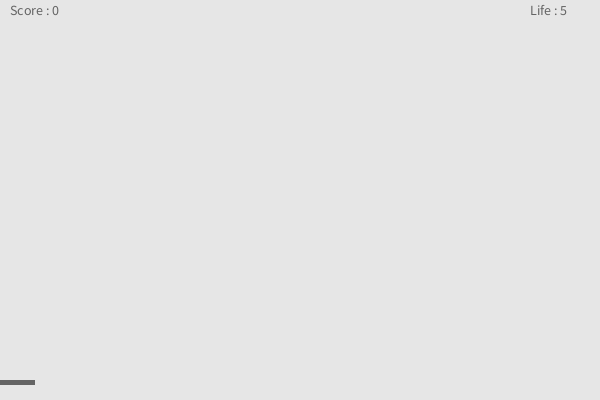
Frame 1 (no input)
Frame 60 (the mouse pressed at the canvas centre just before this capture): identical to frame 1, image omitted
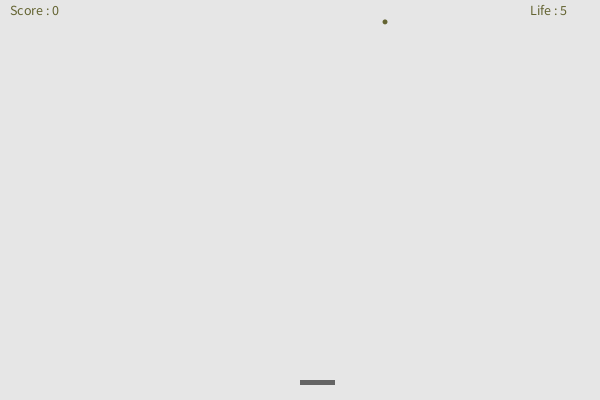
Frame 120 (the mouse held since frame 60 and released just before this capture)

The Processing sketch that drew these frames (run headless with seeded random() and noise(); from frame 60 on, the mouse is pressed at the canvas centre):

// Processing sketch: rain_game
// ── rain_game.pde
Catcher hand;
ArrayList<Rain> rain = new ArrayList<Rain>();

int sec = 100;
float acc = 0.01;

int life = 5;
int score = 0;


void setup() {
  size(600, 400);
  hand = new Catcher();
}

void draw() {
  background(230);
  hand.cDraw(mouseX);

  if (frameCount%sec == 0) {
    rain.add(new Rain(acc));
    acc += 0.0025;
  }


  for (int i = rain.size() - 1; i >= 0; i--) {
    Rain r = rain.get(i);
    r.display();
    r.update();

    if (r.touched(hand)) {
      score++;
      rain.remove(i);
    }
    if (r.ground()) {
      life--;
      println(1);
      rain.remove(i);
    }
  }

  textSize(14);
  String s = "Score : ";
  text(s + score, 10, 15);

  String l = "Life : ";
  text(l + life, width - 70, 15);

  if (life <= 0) {
    background(20);
    textSize(25);
    textAlign(CENTER);
    String t = "Game Over";
    String r = "Press _r_ to Restart";
    text(t, width/2, height/2);
    textSize(18);
    text(r, width/2, height/2 + 50);
    for (int i = rain.size() - 1; i >= 0; i--) {
      rain.remove(i);
    }
    noLoop();
  }
  println(rain.size());
}

void keyPressed() {
  if (key == 'r') {
    life = 5;
    score = 0;
    rain = new ArrayList<Rain>();
    loop();
  }
}

// ── catcher.pde
class Catcher {

  float cX;
  float cY;
  int cWidth;
  int cHeight;

  Catcher() {
    cX = width/2;
    cY = height - 20;
    cWidth = 35;
    cHeight = 5;
  }

  void cDraw(float x) {
    fill(100);
    noStroke();
    rect(x, cY, cWidth, cHeight);
  }
}

// ── rain.pde
class Rain {
  float rX;
  float rY;
  float rSpeed;
  float rAcceleration;
  int r;

  Rain(float acc) {
    rX = random(10, width - 10);
    rY = 0;
    rSpeed = 1;
    rAcceleration = acc;
    r = 5;
  }

  void display() {
    noStroke();
    fill(100, 100, 50);
    ellipse(rX, rY, r, r);
  }

  void update() {
    rY += rSpeed; 
    rSpeed += rAcceleration;
  }

  boolean touched(Catcher c) {
    if (c.cY < rY && rX >= c.cX - c.cWidth/2 && rX <= c.cX + c.cWidth/2) {
      return true;  
    } else {
      return false;
    }
  }

  boolean ground() {
    if (rY > height) {
      return true;
    } else {
      return false;
    }
  }
}
